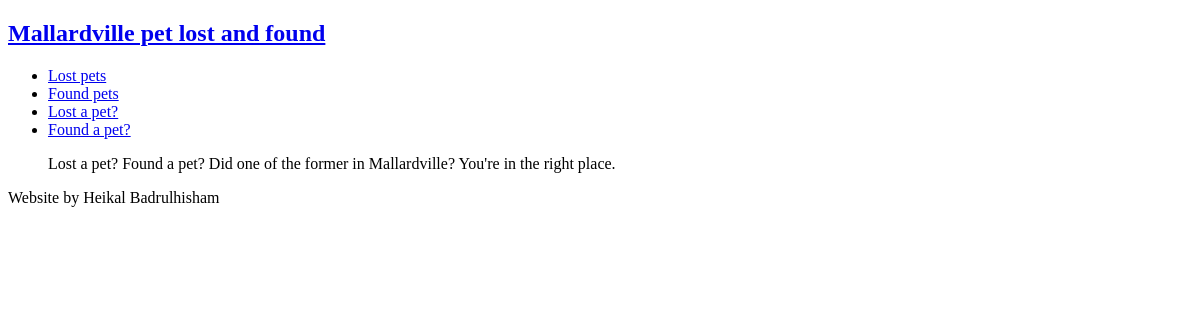
/, run on an earlier commit of the app's database.
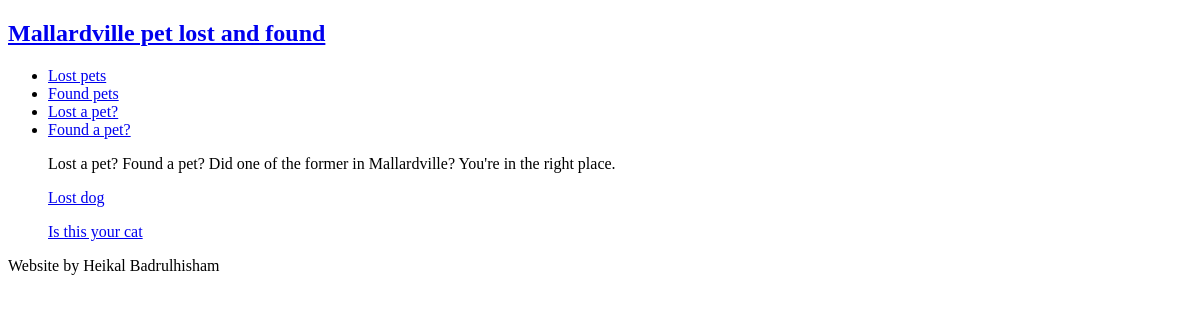
And on a later commit of the database.
### posts/models.py (models this page shows)
class Post(models.Model):
    title = models.CharField(max_length=80)
    picture = models.FileField(upload_to='uploads/', blank=True, null=True)
    description = models.TextField(null=True)
    email = models.EmailField(blank=True, null=True)
    phone = models.CharField(max_length=80, blank=True, null=True)
    date_posted = models.DateField(auto_now=True)
    award = models.DecimalField(max_digits=100, decimal_places=2, blank=True,
                                null=True, default=0.00)
    def get_absolute_url(self):
        return reverse('post-detail', kwargs={'id': self.id})

### pages/views.py (the view)
# urls.py: path('', home_view, name='home'),
def home_view(request):
    queryset = Post.objects.all()
    context = {'posts': queryset}
    return render(request, 'home.html', context)

### templates/home.html
{% extends 'base.html' %}
{% block content %}
<ul>
    <p>Lost a pet? Found a pet? Did one of the former in Mallardville?
    You're in the right place.</p>
    {% for post in posts %}
        <div>
            <a href="{{ post.get_absolute_url }}"><p>{{ post.title }}</p></a>
        </div>
    {% endfor %}
</ul>
{% endblock %}

What changed in the data, as far as the page shows it:
added Post: title "Lost dog"
added Post: title "Is this your cat"
